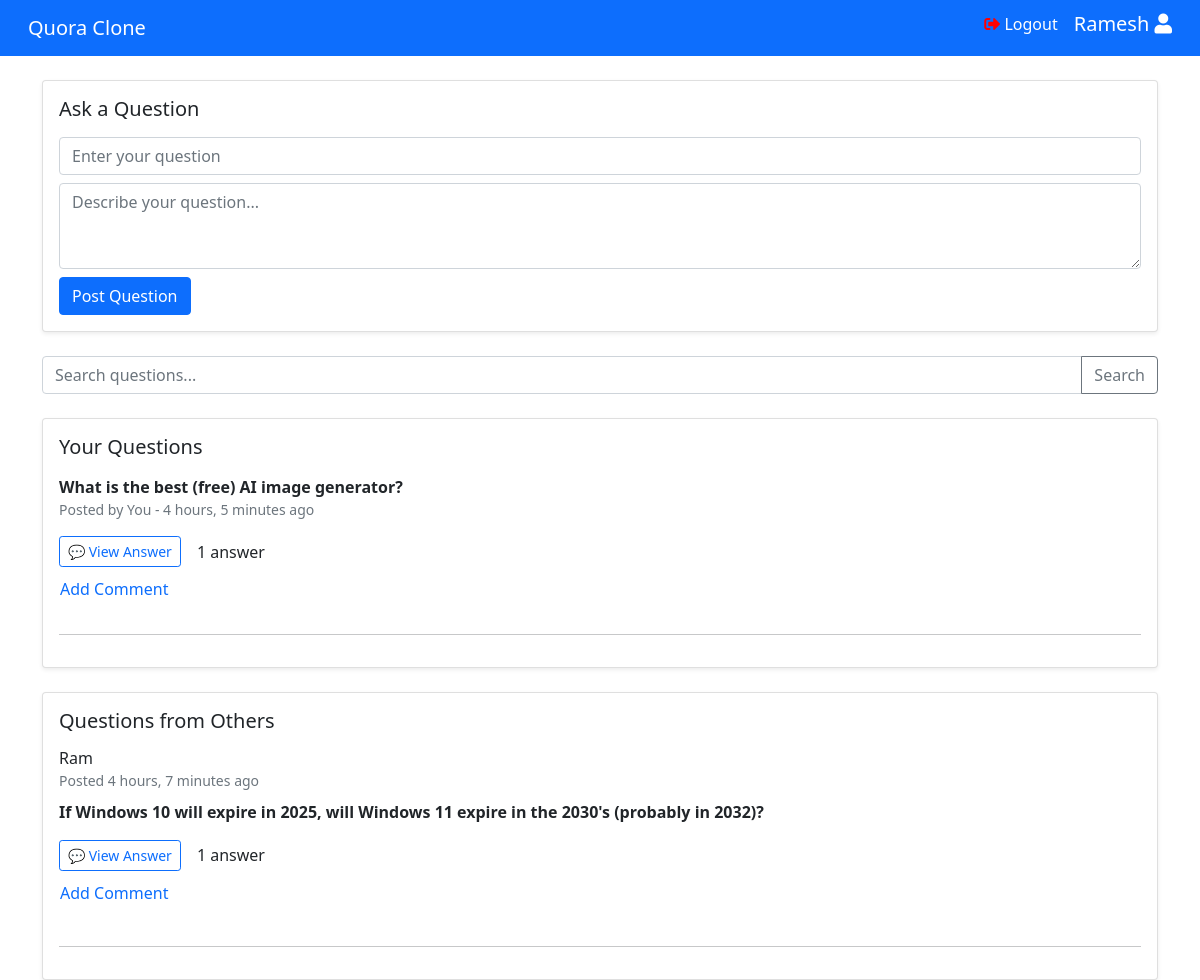
The app's page / (signed in) with its own data.
### core/models.py (models this page shows, shortened)
class Question(models.Model):
    user = models.ForeignKey(User, on_delete=models.CASCADE)
    title = models.CharField(max_length=255)
    description = models.TextField(blank=True, null=True)
    created_at = models.DateTimeField(auto_now_add=True)

### core/views.py (the view)
# urls.py: path('', views.home_view, name='home'),
@login_required
def home_view(request):
    query = request.GET.get('q', '')
    questions = Question.objects.filter(title__icontains=query).order_by('-created_at') if query else Question.objects.all().order_by('-created_at')
    return render(request, 'core/home.html', {'questions': questions})

### templates/core/home.html (shortened to what this page needs)
{% extends 'core/base.html' %}
{% block content %}
<div class="container mt-4">
  {% if user.is_authenticated %}
    <div class="card p-3 mb-4 shadow-sm">
      <h5 class="mb-3">Ask a Question</h5>
      <form method="POST" action="{% url 'post_question' %}">
        <input type="text" name="title" class="form-control mb-2" placeholder="Enter your question" required>
        <textarea name="description" class="form-control mb-2" rows="3" placeholder="Describe your question..."></textarea>
        <button type="submit" class="btn btn-primary">Post Question</button>
      </form>
    </div>
  {% endif %}
  <form method="GET" class="mb-4">
    <div class="input-group">
      <input type="text" name="q" class="form-control" placeholder="Search questions..." value="{{ request.GET.q }}">
      <button class="btn btn-outline-secondary" type="submit">Search</button>
    </div>
  </form>
  <div class="card shadow-sm p-3 mb-4">
    <h5 class="mb-3">Your Questions</h5>
    {% for q in questions %}
      {% if q.user == request.user %}
        <div class="mb-3">
          <strong>{{ q.title }}</strong>
          <small class="text-muted d-block">Posted by You - {{ q.created_at|timesince }} ago</small>
          <div class="d-flex gap-3 align-items-center">
            <a href="{% url 'question_detail' q.id %}" class="btn btn-sm btn-outline-primary">💬 View Answer</a>
            <span>{{ q.answer_set.count }} answer{{ q.answer_set.count|pluralize }}</span>
          </div>
          <div class="mt-2">
            <button class="btn btn-link text-decoration-none p-0" onclick="toggleCommentBox('{{ q.id }}')">Add Comment</button>
          </div>
        </div>
        <hr>
      {% endif %}
    {% empty %}
      <p>You haven't asked any questions yet.</p>
    {% endfor %}
  </div>
  <div class="card shadow-sm p-3">
    <h5 class="mb-3">Questions from Others</h5>
    {% for q in questions %}
      {% if q.user != request.user %}
        <div class="mb-4">
          <div class="d-flex justify-content-between align-items-start">
            <div>
              <h6 class="mb-0">{{ q.user.username }}</h6>
              <small class="text-muted">Posted {{ q.created_at|timesince }} ago</small>
            </div>
          </div>
          <div class="mt-2">
            <strong>{{ q.title }}</strong>
          </div>
          <div class="d-flex gap-3 align-items-center">
            <a href="{% url 'question_detail' q.id %}" class="btn btn-sm btn-outline-primary">💬 View Answer</a>
            <span>{{ q.answer_set.count }} answer{{ q.answer_set.count|pluralize }}</span>
          </div>
          <div class="mt-2">
            <button class="btn btn-link text-decoration-none p-0" onclick="toggleCommentBox('{{ q.id }}')">Add Comment</button>
          </div>
        </div>
        <hr>
      {% endif %}
      {% empty %}
      <p>No questions yet.</p>
    {% endfor %}
  </div>
</div>
{% endblock %}

### templates/core/base.html (shortened to what this page needs)
{% load static %}
<!DOCTYPE html>
<html>
<head>
    <link rel="stylesheet" href="https://stackpath.bootstrapcdn.com/bootstrap/4.5.2/css/bootstrap.min.css"/>
    <link rel="stylesheet" href="https://cdnjs.cloudflare.com/ajax/libs/font-awesome/5.15.1/css/all.min.css"/>
    <link href="https://cdn.jsdelivr.net/npm/bootstrap@5.1.3/dist/css/bootstrap.min.css" rel="stylesheet">
</head>
<body>
    <div>
        <nav class="navbar navbar-expand-lg navbar-light bg-primary">
            <div class="container-fluid">
                <a class="navbar-brand text-white" href="#">Quora Clone</a>
                <div class="collapse navbar-collapse" id="navbarNav">
                    <ul class="navbar-nav ml-auto">
                    <li class="nav-item mr-3" >
                        <i class="fas fa-sign-out-alt" style="color: red"></i>
                        <a href="{% url 'logout' %}" class="text-white logout-text" style="text-decoration:none">Logout</a>
                    </li>
                    <li>
                        <h5 class="text-white">{{ request.user.username|title }}
                        <i class="fas fa-user"></i>
                        </h5>
                    </li>
                    </ul>
                </div>
            </div>
        </nav>
    </div>
    {% block content %}{% endblock %}
</body>
</html>

### records on screen
Question: title "What is the best (free) AI image generator?", created_at "4 hours, 5 minutes", answer_set.count "1"
Question: user.username "Ram", created_at "4 hours, 7 minutes", title "If Windows 10 will expire in 2025, will Windows 11 expire in the 2030's (probably in 2032)?", answer_set.count "1"

### other values on screen
{{ request.user.username|title }} "Ramesh"
